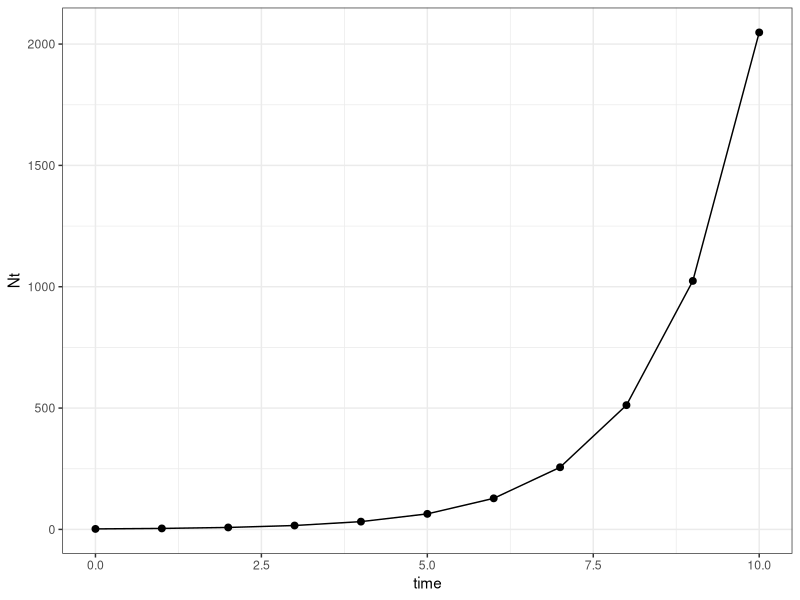
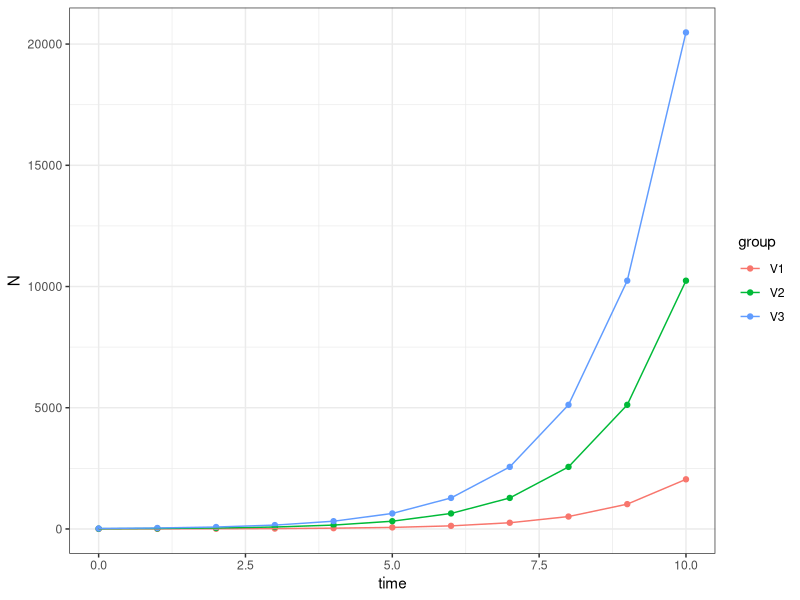
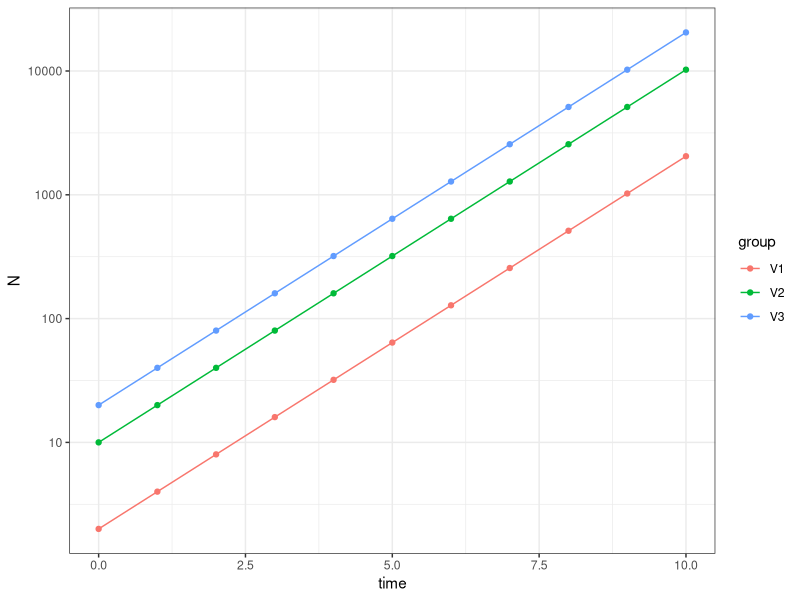
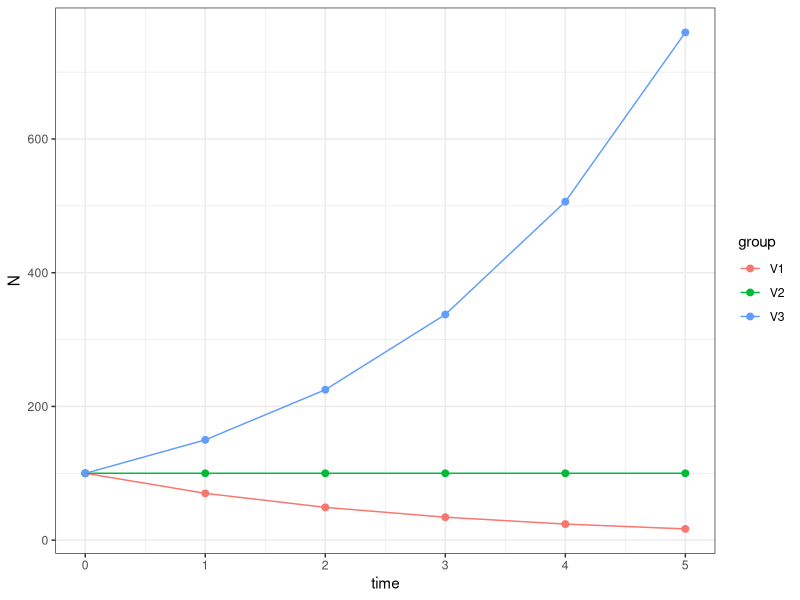
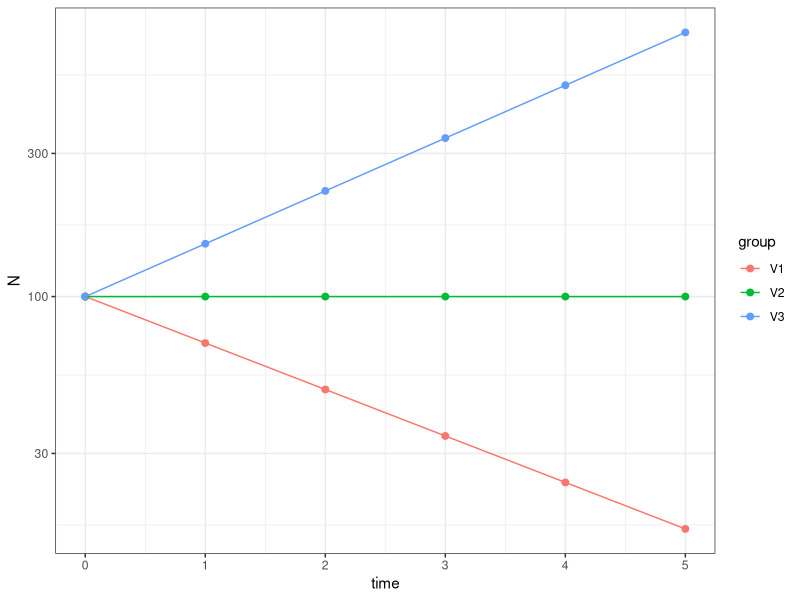
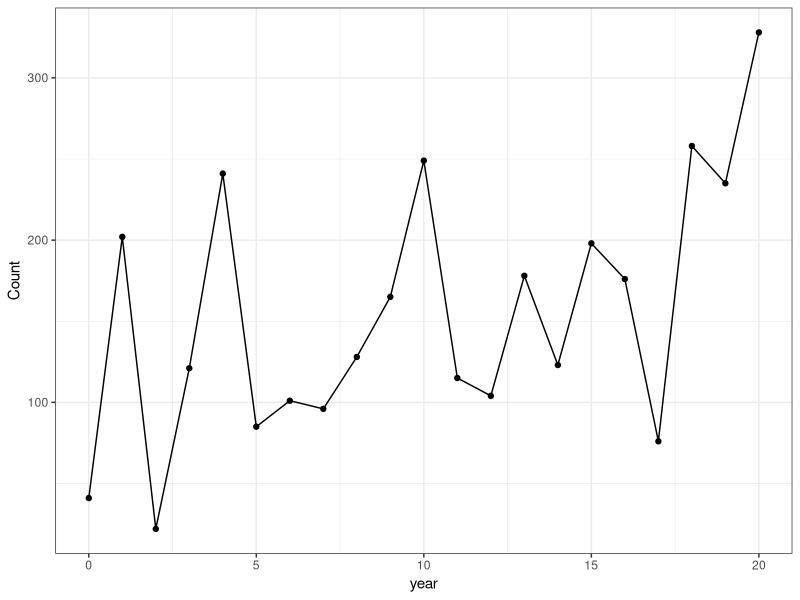
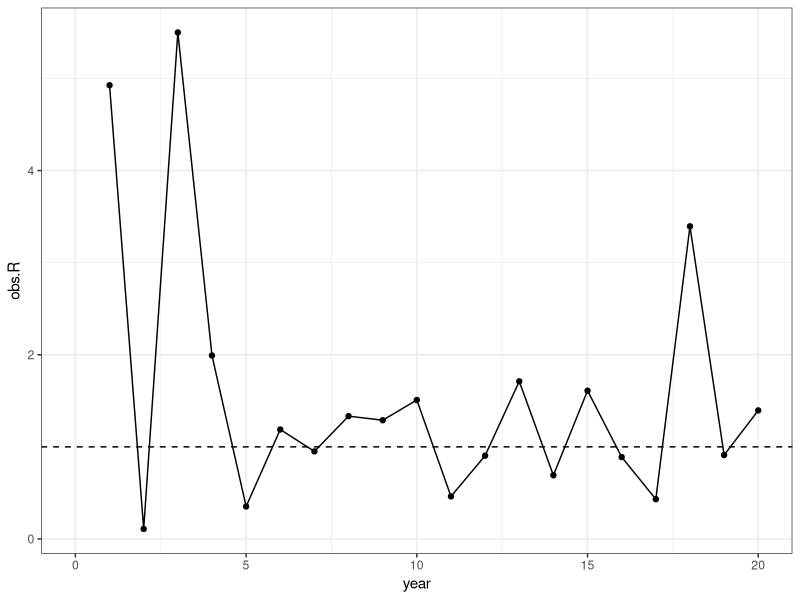
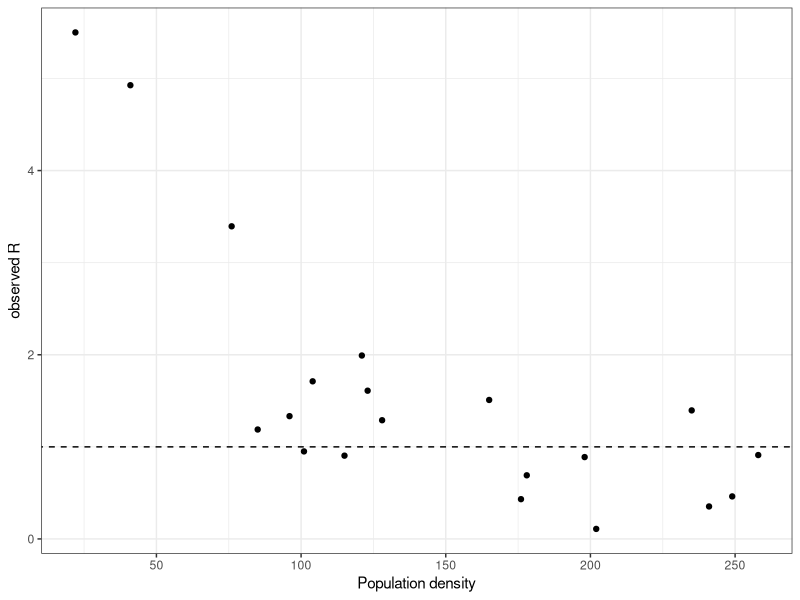

Reproduce these figures in R, in order.
## ---- chunk 1
knitr::opts_chunk$set(echo = F)
## ---- chunk 2
library(tidyverse)
## ---- chunk 3
## lines 3-10 in associated R code
NO <- 2
lambda <- 2
time <- 0:10

Nt <- NO * lambda**time

ggplot(data=NULL,aes(x=time, y=Nt)) + geom_point(size=2) + geom_line() + theme_bw()
## ---- chunk 4
## lines 13-22 in associated R code

N0 <- c(2,10,20) 
lambda <- 2
time <- 0:10

Nt.s <- sapply(N0, function(n) n * lambda**time) %>% as.data.frame() %>% cbind(time) %>% pivot_longer(cols=1:3, names_to = 'group', values_to = 'N')

## Population sizes for the six years
ggplot(data=Nt.s, aes(x=time, y=N, color=group)) + geom_point() + geom_line() + theme_bw()

## ---- chunk 5
## Population sizes for the six years on $log_{10}$ scale
ggplot(data=Nt.s, aes(x=time, y=N, color=group)) + geom_point() + geom_line() + scale_y_log10() + theme_bw()
## ---- chunk 6
## lines 25-34 in associated R code
N0 <- 100 
lambdas <- c(0.7, 1, 1.5)
time <- 0:5

Nt.all <- sapply(lambdas, function(x) N0 * x**time) %>% as.data.frame() %>% cbind(time) %>% pivot_longer(cols=1:3, names_to = 'group', values_to = 'N')

## Population sizes for the six years 
ggplot(data=Nt.all, aes(x=time, y=N, color=group)) + geom_point(size=2) + geom_line() + theme_bw()
## ---- chunk 7
## Population sizes for the six years on $log_{10}$ scale
ggplot(data=Nt.all, aes(x=time, y=N, color=group)) + geom_point(size=2) + geom_line() + scale_y_log10() + theme_bw()
## ---- chunk 8
year <- 0:20
set.seed(5)
Count <- abs(round(rnorm(21, (100*1.05^year), 70),0))
dat <- as.data.frame(cbind(year,Count))
## ---- chunk 9
# plot dynamics
ggplot(data=dat, aes(x=year, y=Count)) + geom_point() + geom_line() + theme_bw()
## ---- chunk 10
dat$obs.R <- NA

dat$obs.R[2:21] <- dat$Count[2:21]/dat$Count[1:20]
obs.R <- dat$Count[2:21]/dat$Count[1:20]

ggplot(data=dat, aes(x=year, y=obs.R)) + geom_point() + geom_line() + geom_hline(yintercept=1,lty=2) + theme_bw()
## ---- chunk 11
ggplot(data=NULL, aes(x=dat$Count[1:20], y=obs.R)) + geom_point() + geom_abline(intercept=1,slope=0, linetype="dashed") + 
  labs(x="Population density",y="observed R")+ theme_bw()
## ---- chunk 12
## lines 62-75 in associated R code
years <- 0:50 #setup a vector for years from 0 to 50
set.seed(1)   # set seed for the randomization so we can reproduce the randomized results
sim.Rs <- sample(x = obs.R, size = 50, replace = TRUE) # this line randomly samples values from 'obs.R' 50 times with replacement

out50yr <- numeric(length(years))
out50yr[1] <- min(dat$Count) 

for (t in 1:50) out50yr[t + 1] <- {
  out50yr[t] * sim.Rs[t]
  }

ggplot(data=NULL, aes(x=years, y=out50yr)) + labs(y="count") + geom_point() + geom_line() + theme_bw()

## ---- chunk 13
PopSim <- function(Rs, N0, years = 50, sims = 1) {
  sim.RM = matrix(sample(Rs, size = sims * years, replace = TRUE),
                    nrow = years, ncol = sims)
  output <- numeric(years + 1)
  output[1] <- N0
  outmat <- sapply(1:sims, function(i) {
    for (t in 1:years) output[t + 1] <- round(output[t] * sim.RM[t, i], 0)
    output
    })
  return(outmat)
  }
## ---- chunk 14
## lines 92-100 in associated R code
sim10 <- as.data.frame(PopSim(Rs = obs.R, N0 = 43, sims = 100)) %>% mutate(year=0:50) %>%  gather("sim","count",-year)

# plot the 10 simulated populations
ggplot(sim10, aes(x=year,y=count,color=sim))+geom_line() + theme_bw()

## ---- chunk 15
ggplot(sim10, aes(x=year,y=log(count+1),color=sim))+geom_line() + theme_bw()
## ---- chunk 16
ggplot(data=sim10 %>% filter(year==50), aes(x=log(count+1)))+geom_histogram()
## ---- chunk 17
simsummary <- sim10 %>% filter(year==50) %>% select(count) 
year50_quantiles <- quantile(simsummary$count, probs=c(.025,.975))
n_extinct <- sim10 %>% filter(year==50 & count==0) %>% count() %>% as.data.frame()
n_greater_1mil <- sim10 %>% filter(year==50 & count>1000000) %>% count() %>% as.data.frame()
## ---- chunk 18
n_extinct
## ---- chunk 19
n_greater_1mil
## ---- chunk 20
year50_quantiles
